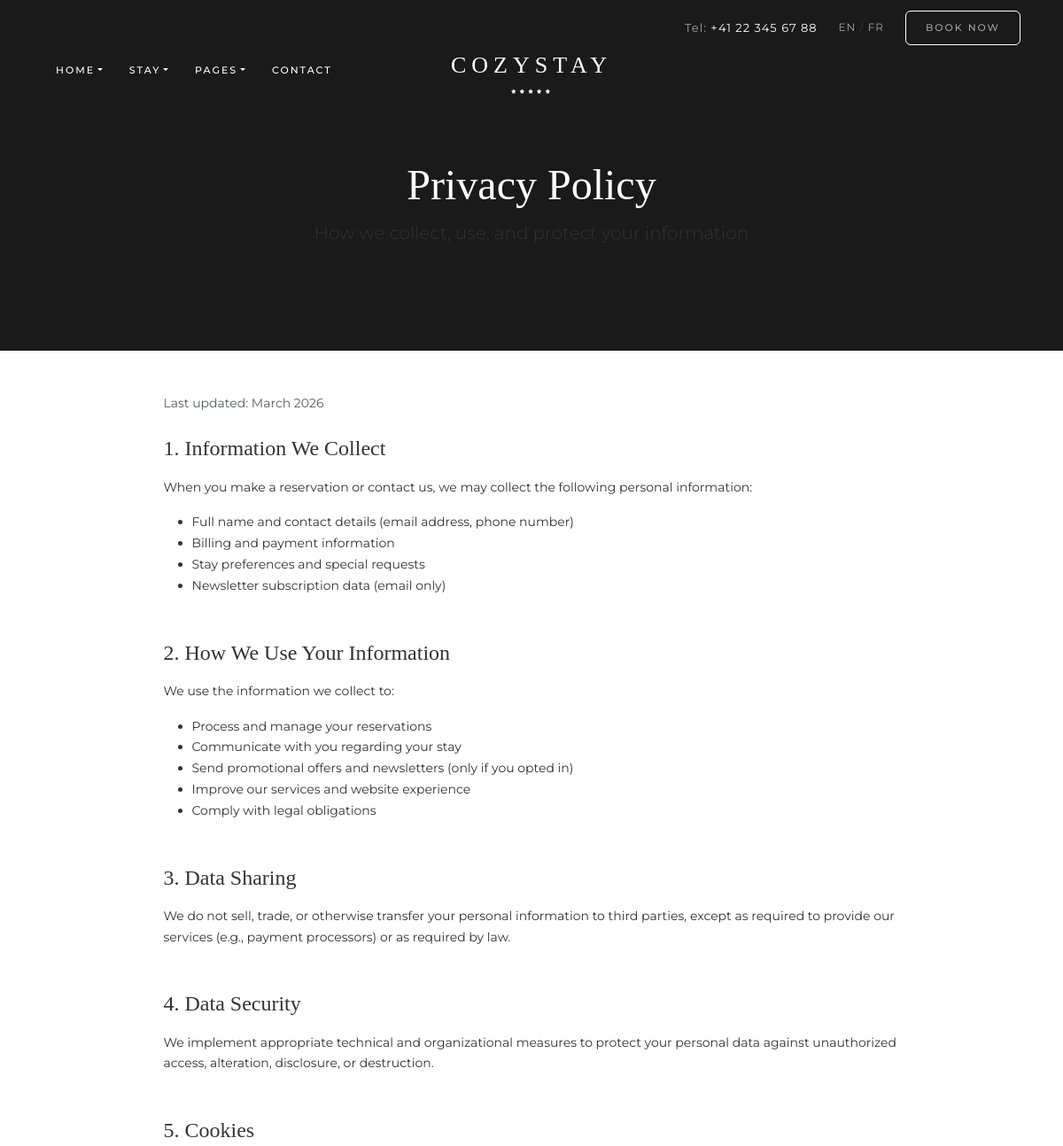
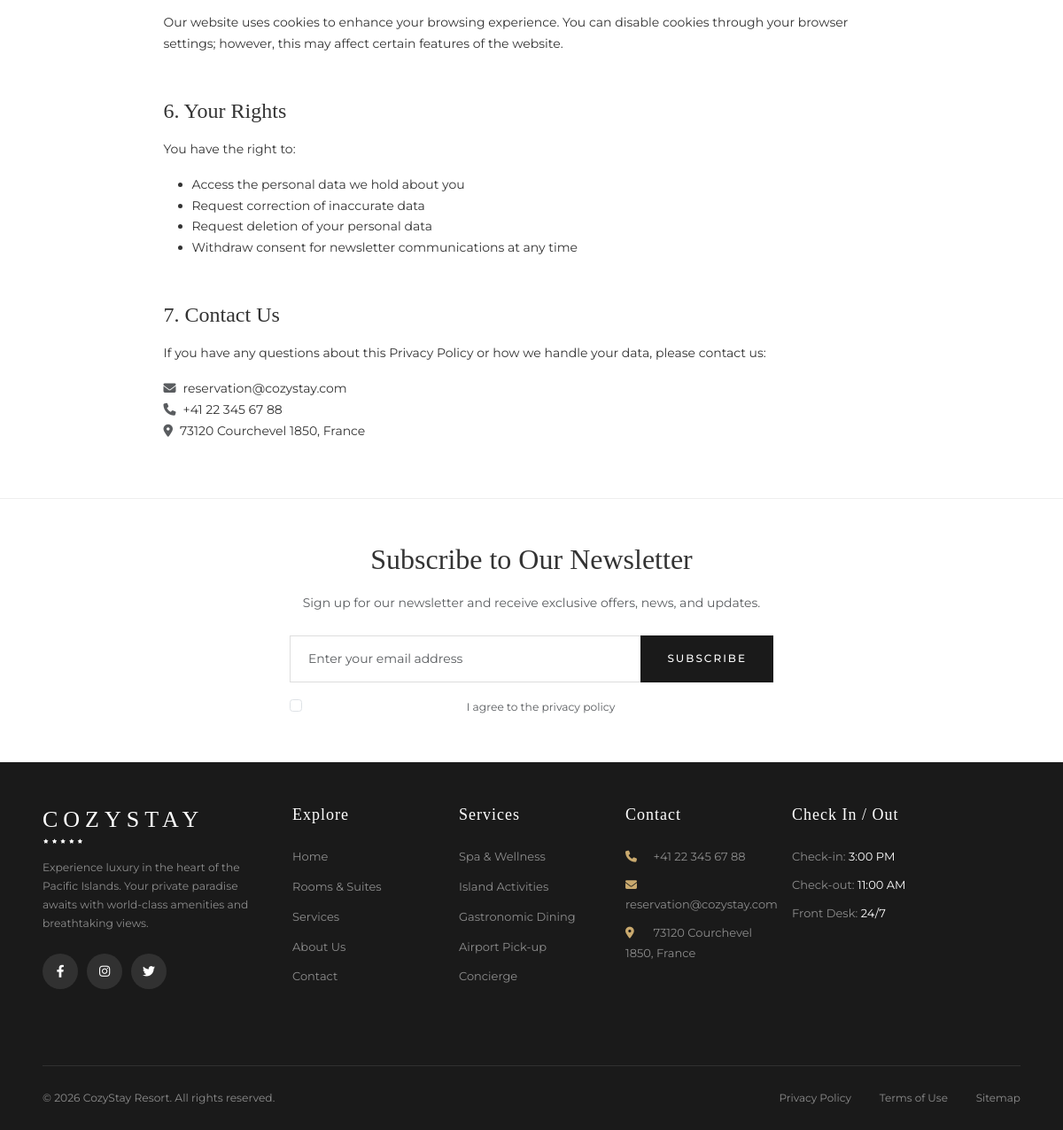
Screenshot of /privacy-policy.php with the database file from the repository (2 pictures, top to bottom).
### tables this page shows
CREATE TABLE IF NOT EXISTS `contact_info` (
  `id` int(11) NOT NULL AUTO_INCREMENT,
  `phone` varchar(50) NOT NULL DEFAULT '+41 22 345 67 88',
  `email` varchar(200) NOT NULL DEFAULT 'reservation@cozystay.com',
  `address` text NOT NULL,
  `facebook` varchar(500) DEFAULT '',
  `instagram` varchar(500) DEFAULT '',
  `twitter` varchar(500) DEFAULT '',
  `youtube` varchar(500) DEFAULT '',
  `google_maps_embed` text,
  PRIMARY KEY (`id`)
);

### includes/functions.php (called while the page is built, shortened)
<?php
function e($str) {
    return htmlspecialchars($str ?? '', ENT_QUOTES, 'UTF-8');
}
function getContactInfo() {
    $db = getDB();
    $stmt = $db->query("SELECT * FROM contact_info LIMIT 1");
    return $stmt->fetch() ?: null;
}

### privacy-policy.php (the view, shortened to what this page needs)
<?php
require_once __DIR__ . '/includes/functions.php';
include __DIR__ . '/includes/header.php';
?>
<section class="page-header">
    <div class="container">
        <h1 class="display-4">Privacy Policy</h1>
        <p class="lead">How we collect, use, and protect your information</p>
    </div>
</section>
<section class="py-5">
    <div class="container">
        <div class="row justify-content-center">
            <div class="col-lg-9">
                <p class="text-muted mb-4">Last updated: <?= date('F Y') ?></p>
                <h4 class="mb-3">1. Information We Collect</h4>
                <p>When you make a reservation or contact us, we may collect the following personal information:</p>
                <ul>
                    <li>Full name and contact details (email address, phone number)</li>
                    <li>Billing and payment information</li>
                    <li>Stay preferences and special requests</li>
                    <li>Newsletter subscription data (email only)</li>
                </ul>
                <h4 class="mb-3 mt-5">2. How We Use Your Information</h4>
                <p>We use the information we collect to:</p>
                <ul>
                    <li>Process and manage your reservations</li>
                    <li>Communicate with you regarding your stay</li>
                    <li>Send promotional offers and newsletters (only if you opted in)</li>
                    <li>Improve our services and website experience</li>
                    <li>Comply with legal obligations</li>
                </ul>
                <h4 class="mb-3 mt-5">3. Data Sharing</h4>
                <p>We do not sell, trade, or otherwise transfer your personal information to third parties, except as required to provide our services (e.g., payment processors) or as required by law.</p>
                <h4 class="mb-3 mt-5">4. Data Security</h4>
                <p>We implement appropriate technical and organizational measures to protect your personal data against unauthorized access, alteration, disclosure, or destruction.</p>
                <h4 class="mb-3 mt-5">5. Cookies</h4>
                <p>Our website uses cookies to enhance your browsing experience. You can disable cookies through your browser settings; however, this may affect certain features of the website.</p>
                <h4 class="mb-3 mt-5">6. Your Rights</h4>
                <p>You have the right to:</p>
                <ul>
                    <li>Access the personal data we hold about you</li>
                    <li>Request correction of inaccurate data</li>
                    <li>Request deletion of your personal data</li>
                    <li>Withdraw consent for newsletter communications at any time</li>
                </ul>
                <h4 class="mb-3 mt-5">7. Contact Us</h4>
                <p>If you have any questions about this Privacy Policy or how we handle your data, please contact us:</p>
                <ul class="list-unstyled">
                    <li><i class="fas fa-envelope me-2 text-muted"></i><?= $contactInfo ? e($contactInfo['email']) : 'reservation@cozystay.com' ?></li>
                    <li><i class="fas fa-phone me-2 text-muted"></i><?= $contactInfo ? e($contactInfo['phone']) : '+41 22 345 67 88' ?></li>
                    <li><i class="fas fa-map-marker-alt me-2 text-muted"></i><?= $contactInfo ? e($contactInfo['address']) : '73120 Courchevel 1850, France' ?></li>
                </ul>
            </div>
        </div>
    </div>
</section>
<?php include __DIR__ . '/includes/footer.php'; ?>

### includes/header.php (shortened to what this page needs)
<?php
require_once __DIR__ . '/functions.php';
$contactInfo = getContactInfo();
?>
<!DOCTYPE html>
<html lang="fr">
<head>
    <link href="https://cdn.jsdelivr.net/npm/bootstrap@5.3.0/dist/css/bootstrap.min.css" rel="stylesheet">
    <link rel="stylesheet" href="https://cdnjs.cloudflare.com/ajax/libs/font-awesome/6.4.0/css/all.min.css">
    <link rel="stylesheet" href="https://cdn.jsdelivr.net/npm/flatpickr/dist/flatpickr.min.css">
    <link rel="stylesheet" href="<?= SITE_URL ?>/assets/css/style.css">
</head>
<body>
    <div class="top-bar d-none d-lg-block">
        <div class="container-fluid px-5">
            <div class="d-flex justify-content-end align-items-center">
                <span class="top-bar-phone me-4">
                    <span class="text-muted">Tel:</span>
                    <?= $contactInfo ? e($contactInfo['phone']) : '+41 22 345 67 88' ?>
                </span>
                <div class="language-switcher me-4">
                    <a href="#" class="active">EN</a> / <a href="#">FR</a>
                </div>
                <a href="<?= SITE_URL ?>/rooms.php" class="btn btn-book-now">Book Now</a>
            </div>
        </div>
    </div>
    <nav class="navbar navbar-expand-lg navbar-dark" id="mainNavbar">
        <div class="container-fluid px-4 px-lg-5">
            <div class="collapse navbar-collapse order-lg-1" id="navbarNav">
                <ul class="navbar-nav">
                    <li class="nav-item dropdown">
                        <a class="nav-link dropdown-toggle" href="<?= SITE_URL ?>/" id="homeDropdown" role="button" data-bs-toggle="dropdown">HOME</a>
                    </li>
                    <li class="nav-item dropdown">
                        <a class="nav-link dropdown-toggle" href="<?= SITE_URL ?>/rooms.php" id="stayDropdown" role="button" data-bs-toggle="dropdown">STAY</a>
                    </li>
                    <li class="nav-item dropdown">
                        <a class="nav-link dropdown-toggle" href="#" id="pagesDropdown" role="button" data-bs-toggle="dropdown">PAGES</a>
                    </li>
                    <li class="nav-item">
                        <a class="nav-link" href="<?= SITE_URL ?>/contact.php">CONTACT</a>
                    </li>
                </ul>
            </div>
            <a class="navbar-brand order-lg-2" href="<?= SITE_URL ?>/">
                <div class="logo-container text-center">
                    <span class="logo-text">COZYSTAY</span>
                    <div class="logo-stars">
                        <i class="fas fa-star"></i><i class="fas fa-star"></i><i class="fas fa-star"></i><i class="fas fa-star"></i><i class="fas fa-star"></i>
                    </div>
                </div>
            </a>
        </div>
    </nav>

### includes/footer.php (shortened to what this page needs)
    <section class="newsletter-section py-5">
        <div class="container">
            <div class="row justify-content-center">
                <div class="col-lg-6 text-center">
                    <h3 class="newsletter-title mb-3">Subscribe to Our Newsletter</h3>
                    <p class="text-muted mb-4">Sign up for our newsletter and receive exclusive offers, news, and updates.</p>
                    <form class="newsletter-form" action="<?= SITE_URL ?>/process-newsletter.php" method="POST">
                        <div class="input-group">
                            <input type="email" class="form-control" placeholder="Enter your email address">
                            <button class="btn btn-newsletter" type="submit">Subscribe</button>
                        </div>
                        <div class="form-check mt-3">
                            <input class="form-check-input" type="checkbox" id="privacyCheck">
                            <label class="form-check-label text-muted small" for="privacyCheck">I agree to the privacy policy</label>
                        </div>
                    </form>
                </div>
            </div>
        </div>
    </section>
    <footer class="footer">
        <div class="container-fluid px-5">
            <div class="row py-5">
                <div class="col-lg-3 mb-4">
                    <div class="footer-logo mb-3">
                        <h2 class="logo-text text-white">COZYSTAY</h2>
                        <div class="logo-stars text-white">
                            <i class="fas fa-star"></i><i class="fas fa-star"></i><i class="fas fa-star"></i><i class="fas fa-star"></i><i class="fas fa-star"></i>
                        </div>
                    </div>
                    <p class="text-white-50 small">Experience luxury in the heart of the Pacific Islands. Your private paradise awaits with world-class amenities and breathtaking views.</p>
                    <div class="social-links mt-4">
                        <?php if (isset($contactInfo) && $contactInfo): ?>
                            <?php if ($contactInfo['facebook']): ?>
                            <a href="<?= e($contactInfo['facebook']) ?>" class="social-link"><i class="fab fa-facebook-f"></i></a>
                            <?php endif; ?>
                            <?php if ($contactInfo['instagram']): ?>
                            <a href="<?= e($contactInfo['instagram']) ?>" class="social-link"><i class="fab fa-instagram"></i></a>
                            <?php endif; ?>
                            <?php if ($contactInfo['twitter']): ?>
                            <a href="<?= e($contactInfo['twitter']) ?>" class="social-link"><i class="fab fa-twitter"></i></a>
                            <?php endif; ?>
                        <?php endif; ?>
                    </div>
                </div>
                <div class="col-lg-2 col-md-4 mb-4">
                    <h5 class="footer-title text-white mb-4">Explore</h5>
                    <ul class="footer-links list-unstyled">
                        <li><a href="<?= SITE_URL ?>/">Home</a></li>
                        <li><a href="<?= SITE_URL ?>/rooms.php">Rooms & Suites</a></li>
                        <li><a href="<?= SITE_URL ?>/services.php">Services</a></li>
                        <li><a href="<?= SITE_URL ?>/about.php">About Us</a></li>
                        <li><a href="<?= SITE_URL ?>/contact.php">Contact</a></li>
                    </ul>
                </div>
                <div class="col-lg-2 col-md-4 mb-4">
                    <h5 class="footer-title text-white mb-4">Services</h5>
                    <ul class="footer-links list-unstyled">
                        <li><a href="<?= SITE_URL ?>/services.php">Spa & Wellness</a></li>
                        <li><a href="<?= SITE_URL ?>/services.php">Island Activities</a></li>
                        <li><a href="<?= SITE_URL ?>/services.php">Gastronomic Dining</a></li>
                        <li><a href="<?= SITE_URL ?>/services.php">Airport Pick-up</a></li>
                        <li><a href="<?= SITE_URL ?>/services.php">Concierge</a></li>
                    </ul>
                </div>
                <div class="col-lg-2 col-md-4 mb-4">
                    <h5 class="footer-title text-white mb-4">Contact</h5>
                    <ul class="footer-contact list-unstyled">
                        <?php if (isset($contactInfo) && $contactInfo): ?>
                        <li><i class="fas fa-phone me-2"></i> <?= e($contactInfo['phone']) ?></li>
                        <li><i class="fas fa-envelope me-2"></i> <?= e($contactInfo['email']) ?></li>
                        <li><i class="fas fa-map-marker-alt me-2"></i> <?= e($contactInfo['address']) ?></li>
                        <?php else: ?>
                        <li><i class="fas fa-phone me-2"></i> +41 22 345 67 88</li>
                        <li><i class="fas fa-envelope me-2"></i> reservation@cozystay.com</li>
                        <li><i class="fas fa-map-marker-alt me-2"></i> 73120 Courchevel 1850, France</li>
                        <?php endif; ?>
                    </ul>
                </div>
                <div class="col-lg-3 mb-4">
                    <h5 class="footer-title text-white mb-4">Check In / Out</h5>
                    <ul class="footer-hours list-unstyled">
                        <li><span class="text-white-50">Check-in:</span> <span class="text-white">3:00 PM</span></li>
                        <li><span class="text-white-50">Check-out:</span> <span class="text-white">11:00 AM</span></li>
                        <li><span class="text-white-50">Front Desk:</span> <span class="text-white">24/7</span></li>
                    </ul>
                </div>
            </div>
            <div class="footer-bottom py-4">
                <div class="row align-items-center">
                    <div class="col-md-6 text-center text-md-start">
                        <p class="text-white-50 small mb-0">&copy; <?= date('Y') ?> CozyStay Resort. All rights reserved.</p>
                    </div>
                    <div class="col-md-6 text-center text-md-end">
                        <ul class="footer-bottom-links list-inline mb-0">
                            <li class="list-inline-item"><a href="<?= SITE_URL ?>/privacy-policy.php">Privacy Policy</a></li>
                            <li class="list-inline-item"><a href="<?= SITE_URL ?>/terms.php">Terms of Use</a></li>
                            <li class="list-inline-item"><a href="<?= SITE_URL ?>/sitemap.php">Sitemap</a></li>
                        </ul>
                    </div>
                </div>
            </div>
        </div>
    </footer>
</body>
</html>

### rows the page displays
contact_info: phone "+41 22 345 67 88", email "reservation@cozystay.com", address "73120 Courchevel 1850, France"
